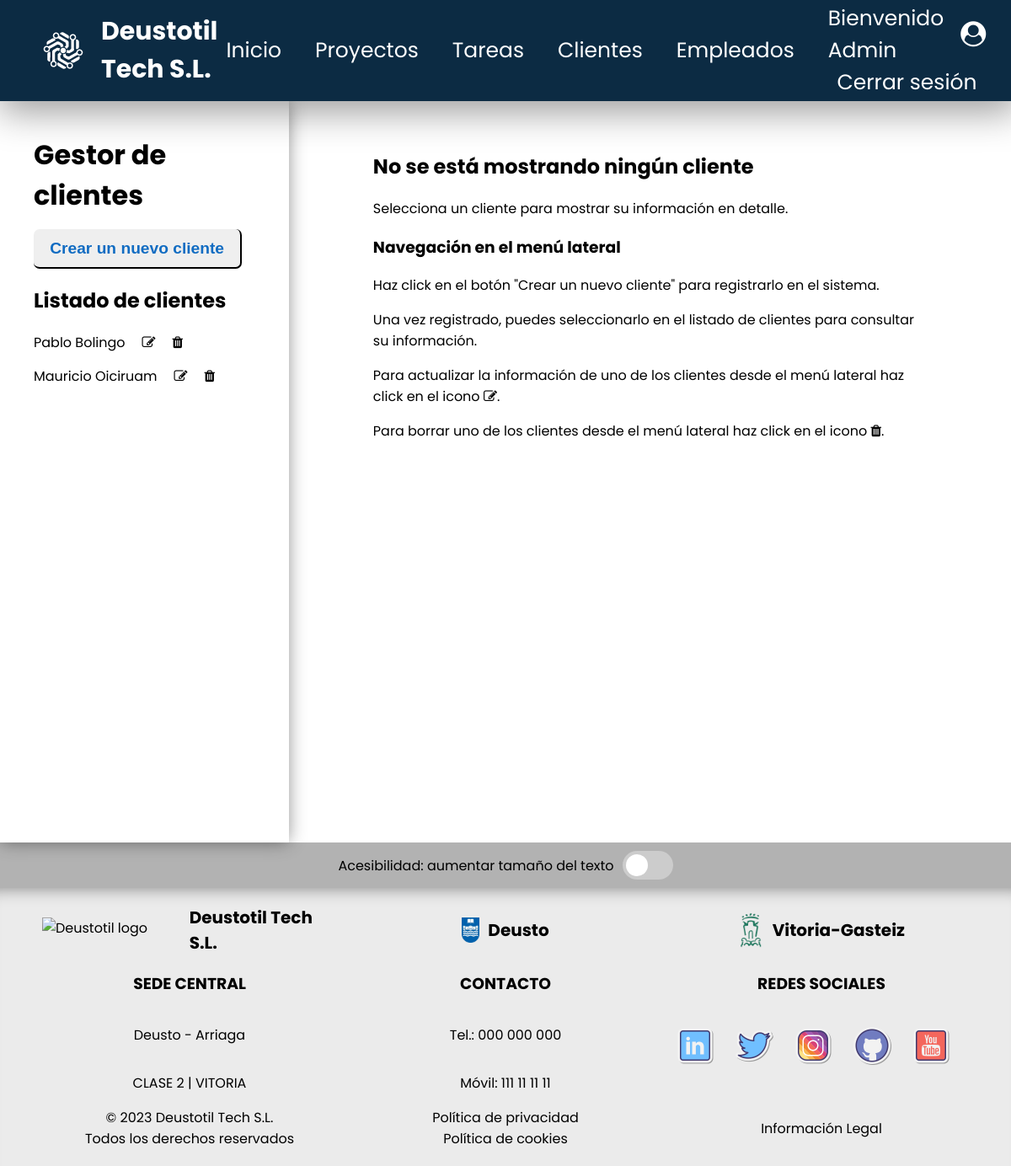
Screenshot of /appProyectos/clientes/ (signed in) with the database file from the repository.
### appProyectos/models.py (models this page shows, shortened)
class Cliente(models.Model):
    dni = models.CharField(max_length=9)
    nombre = models.CharField(max_length=155)
    apellido = models.CharField(max_length=155)
    email = models.EmailField(max_length=155)
    telefono = models.IntegerField()

### appProyectos/views.py (the view)
# urls.py: path('clientes/', views.ClienteListView.as_view(), name='index clientes'),
class ClienteListView(LoginRequiredMixin, ListView):
    model = Cliente
    queryset = Cliente.objects.order_by('id')

### appProyectos/templates/appProyectos/cliente_list.html (shortened to what this page needs)
{% extends "base.html" %}
{% block contenido %}
<div id="container-main">
    <aside>
        <div>
            <h1>Gestor de clientes</h1>
        </div>
        <div>
            <a href="{% url 'registrar cliente' %}" class="button">
                <input class="button-big" type="button" value="Crear un nuevo cliente">
            </a>
        </div>
        <div>
            <h2>Listado de clientes</h2>
            <nav>
            {% if cliente_list %}
            {% for c in cliente_list %}
            <div>
                <a href="{% url 'cliente' c.id %}">{{ c.nombre }} {{ c.apellido }}</a>
                <a href="{% url 'modificar cliente' c.id %}">
                    <i class="fa fa-pencil-square-o" aria-hidden="true"></i>
                </a>
                <a href="{% url 'borrar cliente' c.id %}">
                    <i class="fa fa-trash" aria-hidden="true"></i>
                </a>
            </div>
            {% endfor %}
            {% else %}
            <p>No hay clientes creados.</p>
            {% endif %}
            </nav>
        </div>
    </aside>
    <section>
        {% block vista %}
        <h2>No se está mostrando ningún cliente</h2>
        <p>Selecciona un cliente para mostrar su información en detalle.</p>
        <h3>Navegación en el menú lateral</h3>
        <p>Haz click en el botón "Crear un nuevo cliente" para registrarlo en el sistema.</p>
        <p>Una vez registrado, puedes seleccionarlo en el listado de clientes para consultar su información.</p>
        <p>Para actualizar la información de uno de los clientes desde el menú lateral haz click en el icono <i class="fa fa-pencil-square-o" aria-hidden="true"></i>.</p>
        <p>Para borrar uno de los clientes desde el menú lateral haz click en el icono <i class="fa fa-trash" aria-hidden="true"></i>.</p>
        {% endblock vista %}
    </section>
</div>
{% endblock contenido %}

### appProyectos/templates/base.html (shortened to what this page needs)
{% load static %}
<!DOCTYPE html>
<html lang="es">
<head>
    <link rel="stylesheet" href="{% static 'css/styles.css' %}?v=3.1">
    <link rel="stylesheet" href="https://cdnjs.cloudflare.com/ajax/libs/font-awesome/4.7.0/css/font-awesome.min.css">
</head>
<body>
    <header id="header-principal">
        <div>
            <a href="{% url 'index' 0 %}">
                <img src="{% static 'images/logo-white.png' %}" alt="Deustotil logo blue" />
                <span>Deustotil Tech S.L.</span>
            </a>
        </div>
        <nav>
            <ul>
                {% if request.user.is_authenticated %}
                <li>
                    <a href="{% url 'index' 0 %}">Inicio</a>
                </li>
                <li>
                    <a href="{% url 'index proyectos' %}">Proyectos</a>
                </li>
                <li>
                    <a href="{% url 'index tareas' %}">Tareas</a>
                </li>
                <li>
                    <a href="{% url 'index clientes' %}">Clientes</a>
                </li>
                <li>
                    <a href="{% url 'index empleados' %}">Empleados</a>
                </li>
                <div id="header-cuenta">
                <li>
                    <a href="{% url 'user' %}">Bienvenido {{ request.user | title }} <span><i class="fa fa-user-circle" aria-hidden="true"></i></span></a>
                </li>
                <li>
                    <a href="{% url 'logout' %}" class="btn btn-outline">Cerrar sesión</a>
                </li>
                </div>
	            {% endif %}
            </ul>
        </nav>
    </header>
    <main>
        {% block contenido %}
        {% endblock contenido %}
        <div id="accessibility-panel">
            <label for="switch-accessibility">Acesibilidad: aumentar tamaño del texto</label>
            <label class="switch">
                <span class="slider"></span>
            </label>
        </div>
    </main>
    <footer id="footer-principal">
        <div class="container-footer">
            <div class="item1-footer">
                <img src="{% static 'images/logo.png' %}" alt="Deustotil logo white">
                <span>Deustotil Tech S.L.</span>
            </div>
            <div class="item1-footer">
                <img src="{% static 'images/deusto-logo.png' %}" alt="Deusto logo">
                <span>Deusto</span>
            </div>
            <div class="item1-footer">
                <img id="logo-img-footer" src="{% static 'images/vitoria-logo.png' %}" alt="Vitoria-Gasteiz">
                <span >Vitoria-Gasteiz</span>
            </div>
        </div>
        <div class="container-footer">
            <div class="item2-footer">
                <h3>SEDE CENTRAL</h3>
                <p>Deusto - Arriaga</p>
                <p>CLASE 2 | VITORIA</p>
            </div>
            <div class="item2-footer">
                <h3>CONTACTO</h3>
                <a class="link-block" href="tel:000 000 000">
                    <p>Tel.: 000 000 000</p>
                </a>
                <a class="link-block" href="tel:111 111 111">
                    <p>Móvil: 111 11 11 11</p>
                </a>
            </div>
            <div class="item2-footer">
                <h3>REDES SOCIALES</h3>
                <div>
                    <ul>
                        <li>
                            <a href="">
                                <img src="{% static 'images/linkedin-logo.png' %}" alt="logo linkedin">
                            </a>
                        </li>
                        <li>
                            <a href="">
                                <img src="{% static 'images/twitter-logo.png' %}" alt="logo twitter">
                            </a>
                        </li>
                        <li>
                            <a href="">
                                <img src="{% static 'images/instagram-logo.png' %}" alt="logo instagram">
                            </a>
                        </li>
                        <li>
                            <a href="https://github.com/MauricioTS15/proyectoColaborativo">
                                <img src="{% static 'images/github-logo.png' %}" alt="logo github">
                            </a>
                        </li>
                        <li>
                            <a href="">
                                <img src="{% static 'images/youtube-logo.png' %}" alt="logo youtube">
                            </a>
                        </li>
                    </ul>
                </div>
            </div>
        </div>
        <div class="container-footer">
            <div class="item3-footer">
                <span>© 2023 Deustotil Tech S.L.</span>
                <span>Todos los derechos reservados</span>
            </div>
            <div class="item3-footer">
                <a class="link-block" href="">
                    <span>Política de privacidad</span>
                </a>
                <a class="link-block" href="">
                    <span>Política de cookies</span>
                </a>
            </div>
            <div class="item3-footer">
                <a class="link-block" href="">
                    <span>Información Legal</span>
                </a>
            </div>
        </div>
    </footer>
</body>
</html>

### appProyectos/static/css/styles.css (style rules this page uses)
#header-principal { position: fixed; background-color: #0C2B43; display: flex; width: 100%; justify-content: space-between; height: 120px; align-items: center; box-shadow: 4px 7px 45px 5px rgba(0, 0, 0, 0.4); }
#header-principal div { display: flex; align-items: center; }
#header-principal div a { display: flex; align-items: center; text-decoration: none; }
#header-principal div a img { display: flex; align-items: center; margin-left: 50px; height: 50px; }
#header-principal div a span { font-size: 30px; color: white; font-weight: bold; margin-left: 20px; }
#header-principal nav { font-size: 25px; cursor: pointer; margin-right: 50px; }
#header-principal nav ul { display: flex; list-style: none; align-items: center; }
#header-principal nav ul li { margin: 0 20px; }
#header-principal nav ul li a { color: white; text-decoration: none; }
#header-cuenta { display: flex; flex-direction: column; }
#footer-principal { background-color: rgb(235, 235, 235); margin: 0; width: 100%; box-shadow: 0 20px 20px -20px rgba(0, 0, 0, 0.45) inset; padding-top: 20px; padding-bottom: 20px; }
.container-footer { display: flex; justify-content: space-between; margin-left: 50px; margin-right: 50px; }
.item1-footer { display: flex; align-items: center; justify-content: center; width: 350px; }
.item1-footer img { height: 30px; }
.item1-footer span { font-size: 20px; font-weight: bold; margin-left: 10px; }
#logo-img-footer { height: 60px; }
.item2-footer { display: flex; flex-direction: column; align-items: center; width: 350px; }
.item2-footer ul { display: flex; padding-left: 0; }
.item2-footer ul li { display: flex; margin-right: 20px; }
.item2-footer ul li img { width: 50px; transition: transform .1s; }
.item3-footer { display: flex; width: 350px; flex-direction: column; justify-content: center; align-items: center; }
.link-block { text-decoration: none; color: black; }
body { font-family: 'Poppins', sans-serif; margin: 0 auto; }
main { padding-top: 120px; }
img { max-width: 100%; }
h1 { margin: 0 auto; }
.button { text-decoration: none; }
.button-big { border-radius: 7px; border-top: none; border-left: none; padding: 0.6em 1em; font-size: larger; font-weight: bold; color: rgb(17, 108, 194); transition: transform .1s; }
#container-main { display: flex; }
#container-main aside { padding: 40px; width: 28%; height: 100vh; box-shadow: 0px 0px 20px -1px rgba(0, 0, 0, 0.45); }
#container-main aside h1 { font-size: 2em; margin-bottom: 0.5em; }
#container-main aside nav div { display: flex; flex-direction: row; }
#container-main aside nav div a { display: flex; text-decoration: none; color: black; margin-bottom: 15px; margin-right: 10px; }
#container-main aside nav div i { display: flex; align-items: center; margin-left: 10px; background-color: white; }
#container-main section { padding: 40px 100px; width: 70%; }
#accessibility-panel { background-color: rgb(178 178 178); padding: 10px; display: flex; justify-content: center; align-items: center; gap: 10px; }
.switch { position: relative; display: inline-block; width: 60px; height: 34px; }
.slider { position: absolute; cursor: pointer; top: 0; left: 0; right: 0; bottom: 0; background-color: #ccc; -webkit-transition: .4s; transition: .4s; border-radius: 34px; }
.slider:before { position: absolute; content: ""; height: 26px; width: 26px; left: 4px; bottom: 4px; background-color: white; -webkit-transition: .4s; transition: .4s; border-radius: 50%; }

### rows the page displays
Cliente: nombre "Pablo", apellido "Bolingo"
Cliente: nombre "Mauricio", apellido "Oiciruam"

### other values shown
{{ request.user | title }} "Admin"
